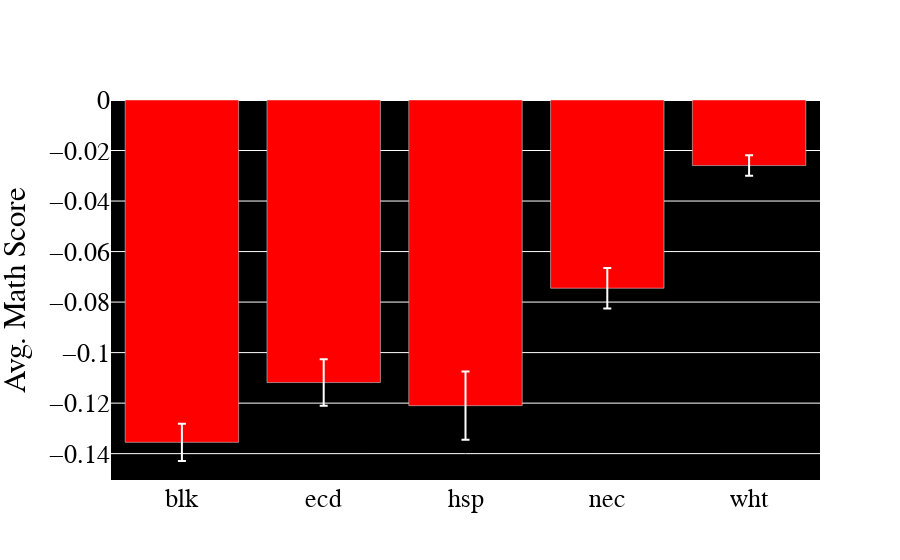

Source (notebook cell):
### Code cell
state_df = data[data.stateabb == 'IL']
get_state_plot(state_df)

### Figure 1 — Plotly figure (JSON) as saved in the notebook; plotly's stock layout.template omitted (floating-point values rounded to 4 significant figures)
{"data": [{"error_y": {"array": [0.007389, 0.009218, 0.01349, 0.007999, 0.004033], "color": "white", "type": "data", "visible": true}, "marker": {"color": ["red", "red", "red", "red", "red"]}, "type": "bar", "x": ["blk", "ecd", "hsp", "nec", "wht"], "y": [-0.1355, -0.1119, -0.121, -0.07451, -0.02595]}], "layout": {"autosize": true, "font": {"color": "black", "family": "Arial", "size": 26}, "plot_bgcolor": "black", "showlegend": false, "xaxis": {"autorange": true, "range": [-0.5, 4.5], "type": "category"}, "yaxis": {"autorange": true, "range": [-0.1504, 0], "title": {"text": "Avg. Math Score"}, "type": "linear"}}}
